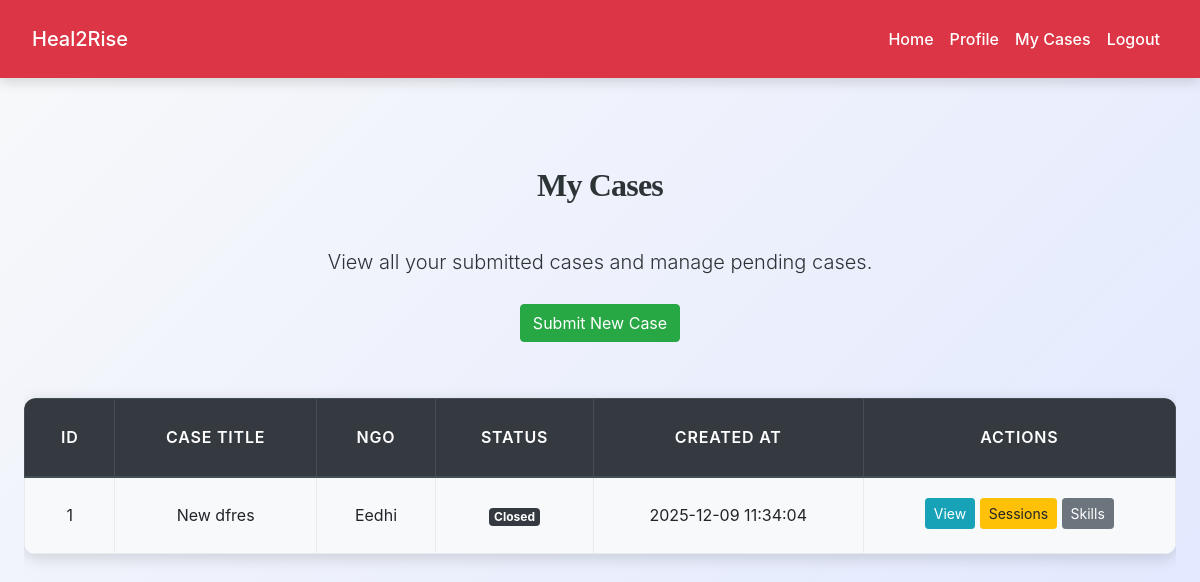
Before: /user/view_cases.php (signed in) with the older database file.
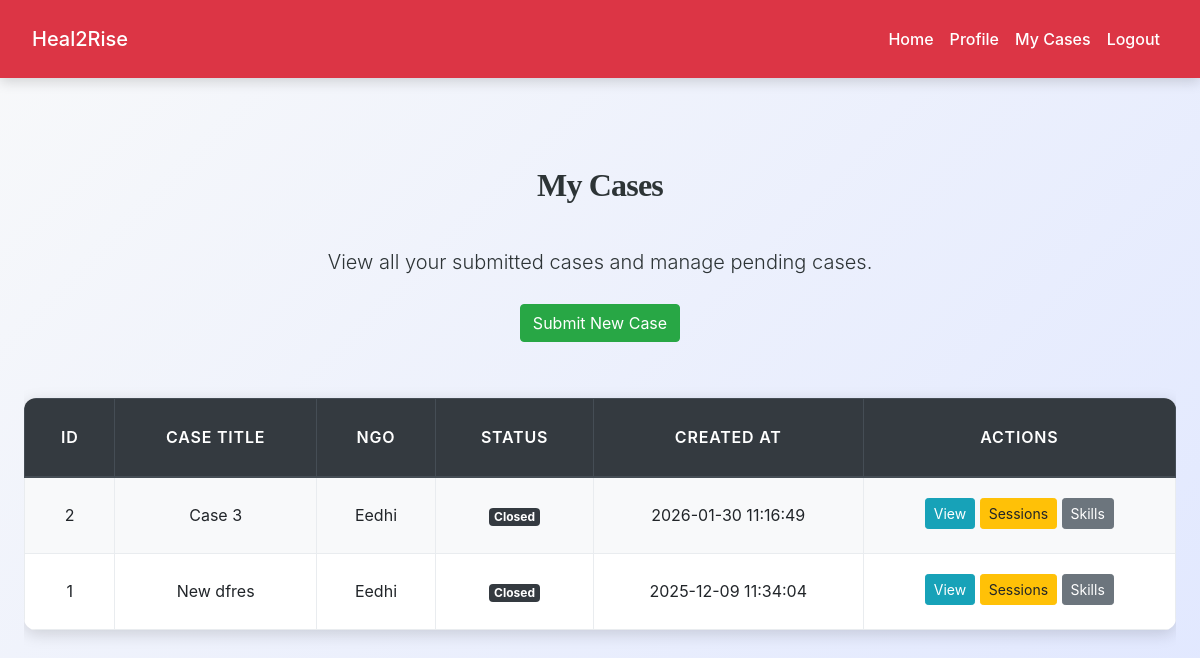
After: the same page with the newer database file.
### tables this page shows
CREATE TABLE `cases` (
  `id` int(11) NOT NULL,
  `case_title` varchar(255) NOT NULL,
  `description` text NOT NULL,
  `user_id` int(11) NOT NULL,
  `assigned_ngo_id` int(11) NOT NULL,
  `assigned_staff_id` int(11) DEFAULT NULL,
  `status` enum('pending','approved','rejected','closed') NOT NULL DEFAULT 'pending',
  `problem_category` text DEFAULT NULL,
  `severity` varchar(50) DEFAULT NULL,
  `risk_level` varchar(50) DEFAULT NULL,
  `created_at` datetime DEFAULT current_timestamp(),
  `closed_at` datetime DEFAULT NULL
);

CREATE TABLE `ngos` (
  `id` int(11) NOT NULL,
  `ngo_name` varchar(200) NOT NULL,
  `registration_number` varchar(100) DEFAULT NULL,
  `address` text DEFAULT NULL,
  `contact_person` varchar(100) DEFAULT NULL,
  `phone` varchar(20) DEFAULT NULL,
  `email` varchar(100) NOT NULL,
  `password` varchar(255) NOT NULL,
  `service_areas` text DEFAULT NULL,
  `capacity` int(11) DEFAULT 50,
  `status` enum('verified','pending','blocked') DEFAULT 'pending',
  `created_at` datetime DEFAULT current_timestamp()
);

### user/view_cases.php (the view, shortened to what this page needs)
<?php
include('config.php');
$user_id = $_SESSION["id"];
$stmt = $conn->prepare("
    SELECT c.*, n.ngo_name
    FROM cases c
    LEFT JOIN ngos n ON c.assigned_ngo_id = n.id
    WHERE c.user_id=?
    ORDER BY c.created_at DESC
");
$stmt->bind_param("i", $user_id);
$stmt->execute();
$result = $stmt->get_result();
?>
<!DOCTYPE html>
<html lang="en">
<head>
<link rel="stylesheet" href="https://cdn.jsdelivr.net/npm/bootstrap@4.6.2/dist/css/bootstrap.min.css">
<link rel="stylesheet" href="../css/style.css">
</head>
<body>
<?php include('navbar.php'); ?>
<div class="container py-5">
    <div class="text-center mb-4">
        <h2>My Cases</h2>
        <p class="lead">View all your submitted cases and manage pending cases.</p>
        <a href="submit_case.php" class="btn btn-success mt-2">
            Submit New Case
        </a>
    </div>
    <div class="table-responsive">
        <table class="table table-bordered table-striped">
            <thead class="thead-dark">
                <tr>
                    <th>ID</th>
                    <th>Case Title</th>
                    <th>NGO</th>
                    <th>Status</th>
                    <th>Created At</th>
                    <th>Actions</th>
                </tr>
            </thead>
            <tbody>
            <?php if ($result->num_rows > 0): ?>
                <?php while($case = $result->fetch_assoc()): ?>
                    <tr>
                        <td><?= $case['id'] ?></td>
                        <td><?= htmlspecialchars($case['case_title']) ?></td>
                        <td>
                            <?= $case['ngo_name']
                                ? htmlspecialchars($case['ngo_name'])
                                : '<span class="text-warning">Pending Assignment</span>' ?>
                        </td>
                        <td>
                            <span class="badge badge-<?=
                                $case['status'] === 'approved' ? 'success' :
                                ($case['status'] === 'rejected' ? 'danger' :
                                ($case['status'] === 'closed' ? 'dark' : 'warning')) ?>">
                                <?= ucfirst($case['status']) ?>
                            </span>
                        </td>
                        <td><?= $case['created_at'] ?></td>
                        <td>
                            <a href="view_case_details.php?id=<?= $case['id'] ?>"
                               class="btn btn-sm btn-info mb-1">View</a>
                            <a href="user_sessions.php?id=<?= $case['id'] ?>"
                               class="btn btn-sm btn-warning mb-1">Sessions</a>
                            <a href="user_skills.php?id=<?= $case['id'] ?>"
                               class="btn btn-sm btn-secondary mb-1">Skills</a>
                        </td>
                    </tr>
                <?php endwhile; ?>
            <?php else: ?>
                <tr>
                    <td colspan="6" class="text-center">No cases found.</td>
                </tr>
            <?php endif; ?>
            </tbody>
        </table>
    </div>
</div>
</body>
</html>

Changed rows visible on the page:
added cases: id "2", case_title "Case 3", assigned_ngo.ngo_name "Eedhi", status "Closed", created_at "2026-01-30 11:16:49"
